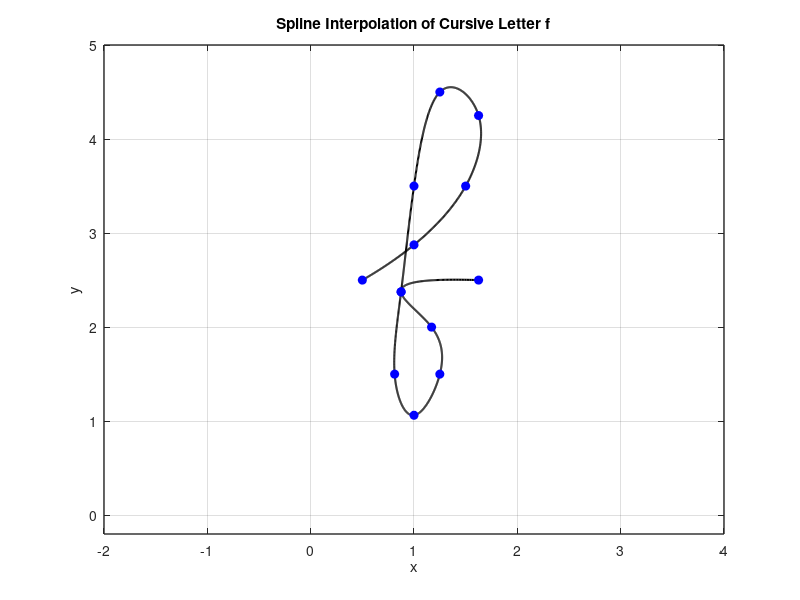

The MATLAB script that drew this image:
%% LETTER F
% Define data points for x and y coordinates 
x = [0.5 1 1.5 1.625 1.25 1 0.875 0.8125 1 1.25 1.17 0.875 1.625];
y = [2.5 2.875 3.5 4.25 4.5 3.5 2.375 1.5 1.0625 1.5 2 2.375 2.5]

n = length(x);
t = 0:n-1; % Parametric coordinate t
tt = 0:0.01:n-1; % More dense coordinate tt for spline interpolation

% Compute spline interpolation
xx = spline(t, x, tt);
yy = spline(t, y, tt);

% Plot settings
figure(1)
plot(xx, yy, 'k', 'LineWidth', 1.5) % plot spline
hold on
plot(x, y, 'bo', 'MarkerFaceColor', 'b') % plot data points
axis([-2 4 -0.2 5.0])
grid on
title('Spline Interpolation of Cursive Letter f')
xlabel('x')
ylabel('y')
set(gca, 'FontSize', 10, 'LineWidth', 1)
grid on
